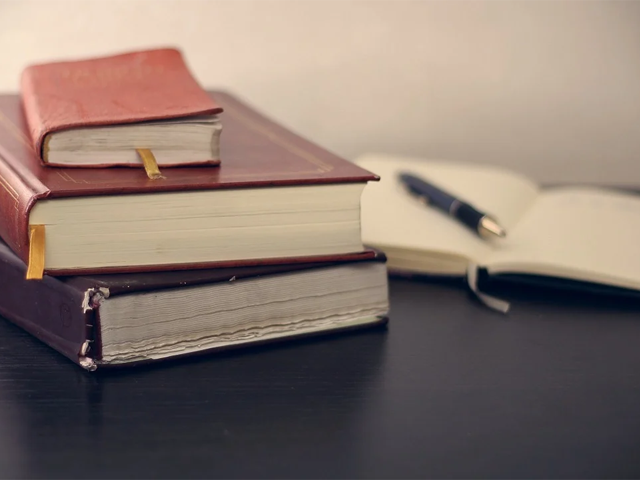
#> input picture data/book.png, 640 x 480 px
$ python 6_3.py
#> lines starting #> are read from the running program, lines starting #| are printed output that depends on the picture
import cv2
import numpy as np

# グローバル変数（関数間で交換）
width = None           # 画像サイズ横（あとで設定）
height = None          # 画像サイズ縦（あとで設定）
bs = 80                # 分割ブロックサイズ（ピクセル）
channel = 0            # カットする成分（Y=0, Cr=1, Cb=2）
threshold = 80         # カット閾値 [0, 80]
win_freq = 'Frequency' # 周波数領域ウィンドウ名（変換後）
win_space = 'Space'    # 空間領域ウィンドウ名（変換後）
src_freq = None        # 周波数領域データ（変換前; あとで設定）


def on_channel(pos):
    """ チャンネル指定スライダコールバック関数 """
    global channel
    channel = pos
    idct()

def on_threhold(pos):
    """ 閾値指定スライダコールバック関数 """
    global threshold
    threshold = pos
    idct()

def idct():
    """ チャンネル・ブロック単位での逆DCT """
    global width, height, bs, threshold, channel, src_freq
    global win_freq, win_space

    dst_freq = np.zeros((height, width, 3), np.float32)
    dst_space = np.empty((height, width, 3), np.float32)
    pos = [bs] * 3             # コピー領域
    pos[channel] = threshold
    for c in [0, 1, 2]:
        for y in range(0, height, bs):
            for x in range(0, width, bs):
                roi = dst_freq[y:y+bs, x:x+bs, c]     # 変換対象のブロック
                roi[0:pos[c], 0:pos[c]] = src_freq[y:y+pos[c], x:x+pos[c], c]
                tmp = cv2.idct(roi)                   # 逆DCT
                dst_space[y:y+bs, x:x+bs, c] = tmp     # ブロックの入れ替え

    dst_freq_split = cv2.split(dst_freq)
    cv2.imshow(win_freq, dst_freq_split[channel] * 100)
    cv2.imshow(win_space, cv2.cvtColor(dst_space, cv2.COLOR_YCrCb2BGR))

# メイン
file = 'data/book.png'

# srcの変更
src_space = cv2.imread(file)
#> src_space is the input picture: shape (480, 640, 3); mean B, G, R 110.3, 118.8, 135.3
width = int(src_space.shape[1] / bs) * bs
#> width = 640
height = int(src_space.shape[0] / bs) * bs
#> height = 480
src_space = cv2.resize(src_space, (width, height))
src_space = cv2.cvtColor(src_space, cv2.COLOR_BGR2YCrCb) \
                .astype(np.float32) / 255.0
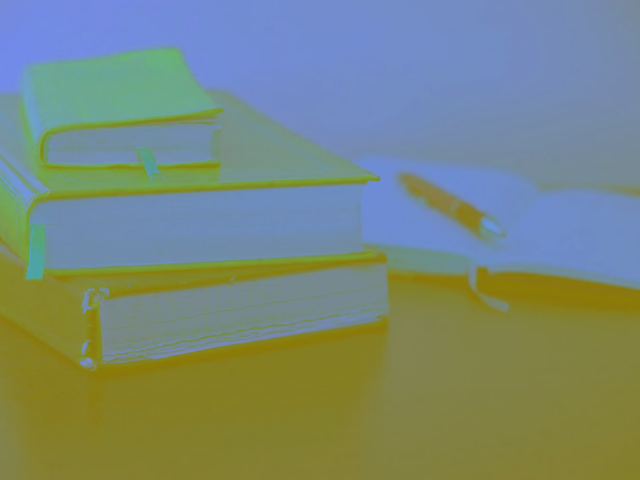
#> src_space: shape (480, 640, 3) float32; mean B, G, R 0.482, 0.537, 0.474

# チャンネル・ブロック単位でのDCT
src_freq = np.copy(src_space)
for c in range(0, 3):
    for y in range(0, height, bs):
        for x in range(0, width, bs):
            roi = src_freq[y:y+bs, x:x+bs, c]     # 変換対象のブロック
            tmp = cv2.dct(roi)                    # DCT
            src_freq[y:y+bs, x:x+bs, c] = tmp     # ブロックの入れ替え
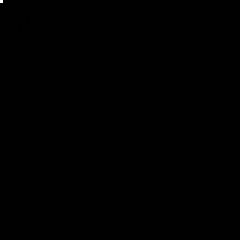
#> roi: shape (80, 80) float32 (shown 3 times larger); min -0.176, max 41.32, mean 0; drawn with min black and max white

cv2.namedWindow(win_freq)
cv2.createTrackbar('YCrCb', win_freq, channel, 2, on_channel)
#> slider 'YCrCb' is set to 1
cv2.createTrackbar('Threshold', win_freq, threshold, bs, on_threhold)
cv2.namedWindow(win_space)
idct()
#> in idct, `cv2.imshow(win_freq, dst_freq_split[channel] * 100)`:
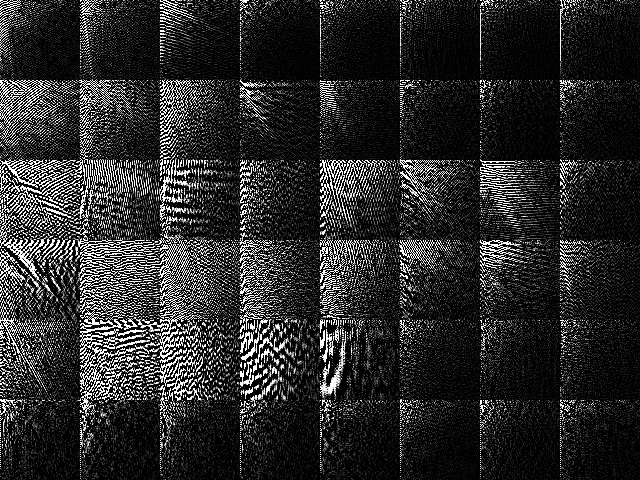
#> window 'Frequency': shape (480, 640); min 0, max 255, mean 42.1

cv2.waitKey(0)
#> in idct (call 2), `cv2.imshow(win_freq, dst_freq_split[channel] * 100)`:
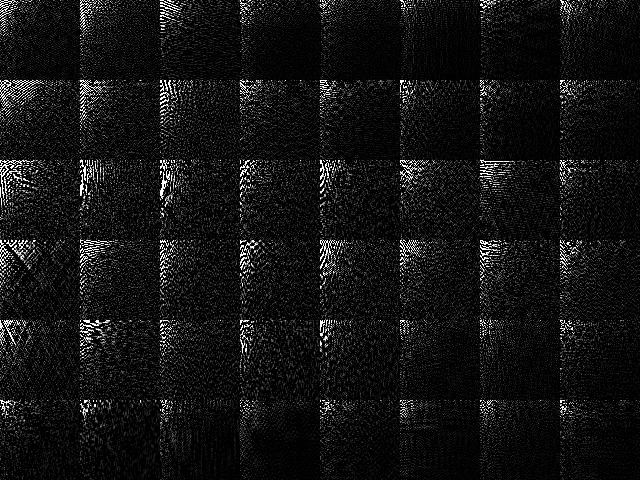
#> window 'Frequency': shape (480, 640); min 0, max 255, mean 18.7
cv2.destroyAllWindows()
